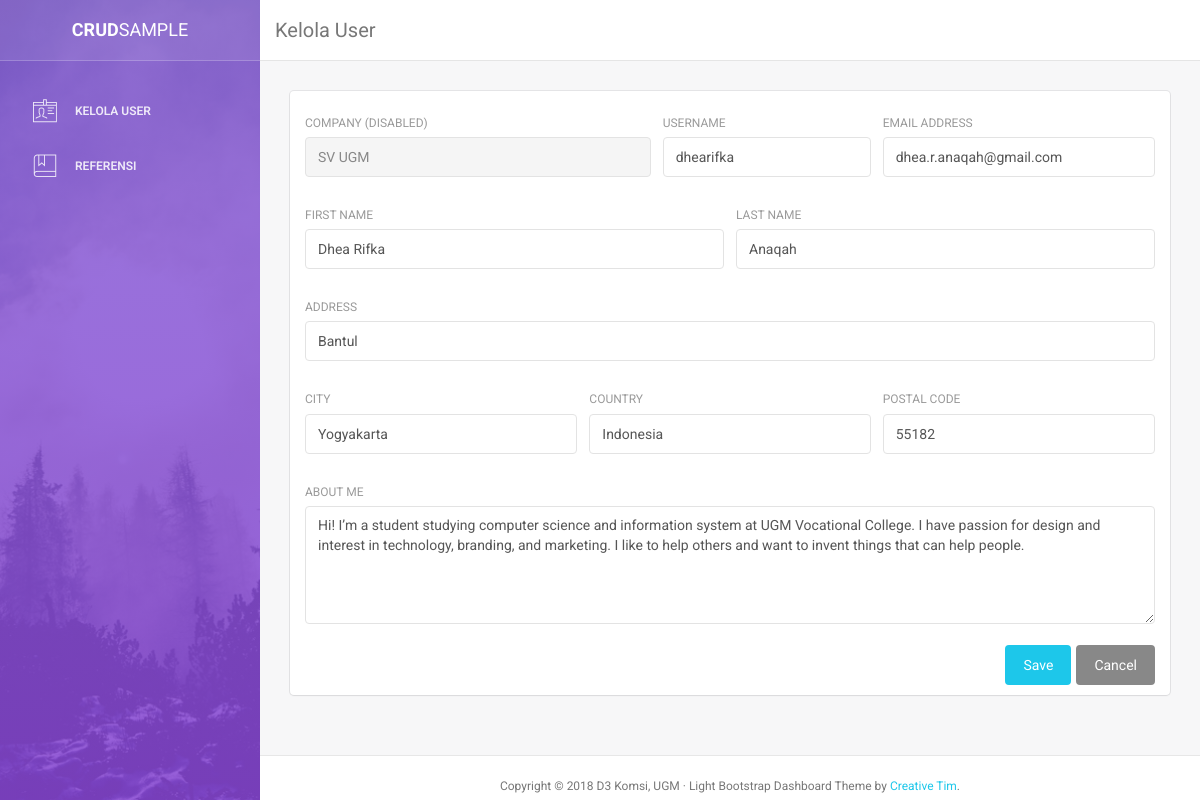
Screenshot of /user.edit.php?id=1 with the database file from the repository.
### tables this page shows
CREATE TABLE `user` (
  `id` int(11) NOT NULL,
  `company` varchar(255) NOT NULL,
  `username` varchar(255) NOT NULL,
  `email` varchar(255) NOT NULL,
  `first_name` varchar(255) NOT NULL,
  `last_name` varchar(255) NOT NULL,
  `address` varchar(255) NOT NULL,
  `city` varchar(255) NOT NULL,
  `country` varchar(255) NOT NULL,
  `postal_code` int(11) NOT NULL,
  `about_me` varchar(255) NOT NULL
);

### user.edit.php (the view)
<?php require_once('inc/header.inc.php'); ?>
<div class="container-fluid">
	<div class="row">
		<div class="col-md-12">
			<div class="card">
				<div class="content">
				<?php
					require_once('inc/db.inc.php');
					$id = $_GET['id'];
					$sql = "SELECT * FROM user WHERE id = ?";
					$result = $pdo->prepare($sql);
					$result->execute([$id]);
					$row = $result->fetch();
				?>
					<form method="post" action="./user.proses.edit.php?id=<?php  echo $row['id']; ?>">
						<div class="row">
							<div class="col-md-5">
								<div class="form-group">
									<label>Company (disabled)</label>
									<input type="text" name="company" class="form-control" readonly="" placeholder="Company" value="SV UGM">
								</div>
							</div>
							<div class="col-md-3">
								<div class="form-group">
									<label>Username</label>
									<input type="text" name="username" class="form-control" placeholder="Username" value="<?php  echo $row['username']; ?>">
								</div>
							</div>
							<div class="col-md-4">
								<div class="form-group">
									<label for="exampleInputEmail1">Email address</label>
									<input type="email" name="email" class="form-control" placeholder="Email" value="<?php  echo $row['email']; ?>"">
								</div>
							</div>
						</div>
						<div class="row">
							<div class="col-md-6">
								<div class="form-group">
									<label>First Name</label>
									<input type="text" name="first_name" class="form-control" placeholder="First Name" value="<?php  echo $row['first_name']; ?>">
								</div>
							</div>
							<div class="col-md-6">
								<div class="form-group">
									<label>Last Name</label>
									<input type="text" name="last_name" class="form-control" placeholder="Last Name" value="<?php  echo $row['last_name']; ?>">
								</div>
							</div>
						</div>
						<div class="row">
							<div class="col-md-12">
								<div class="form-group">
									<label>Address</label>
									<input type="text" name="address" class="form-control" placeholder="Home Address" value="<?php  echo $row['address']; ?>">
								</div>
							</div>
						</div>
						<div class="row">
							<div class="col-md-4">
								<div class="form-group">
									<label>City</label>
									<input type="text" name="city" class="form-control" placeholder="City" value="<?php  echo $row['city']; ?>">
								</div>
							</div>
							<div class="col-md-4">
								<div class="form-group">
									<label>Country</label>
									<input type="text" name="country" class="form-control" placeholder="Country" value="<?php  echo $row['country']; ?>">
								</div>
							</div>
							<div class="col-md-4">
								<div class="form-group">
									<label>Postal Code</label>
									<input type="number" name="postal_code" class="form-control" placeholder="ZIP Code" value="<?php  echo $row['postal_code']; ?>">
								</div>
							</div>
						</div>
						<div class="row">
							<div class="col-md-12">
								<div class="form-group">
									<label>About Me</label>
									<textarea name="about_me" rows="5" class="form-control" placeholder="Here can be your description" ><?php  echo $row['about_me']; ?></textarea>
								</div>
							</div>
						</div>
						<a href="./">
							<button type="button" class="btn btn-default btn-fill pull-right" style="margin-left: 5px;">Cancel</button>
						</a>
						<button type="submit" class="btn btn-info btn-fill pull-right">Save</button>
						<div class="clearfix"></div>
					</form>
				</div>
			</div>
		</div>
	</div>
</div>
<?php require_once('inc/footer.inc.php'); ?>

### rows the page displays
user: username "dhearifka", email "dhea.r.anaqah@gmail.com", first_name "Dhea Rifka", last_name "Anaqah", address "Bantul", city "Yogyakarta", country "Indonesia", postal_code "55182", about_me "Hi! I’m a student studying computer science and information system at UGM Vocational College. I have passion for design and interest in technology, branding, and marketing. I like to help others and want to invent things that can help people."

### other values shown
Date("Y") "2018"
